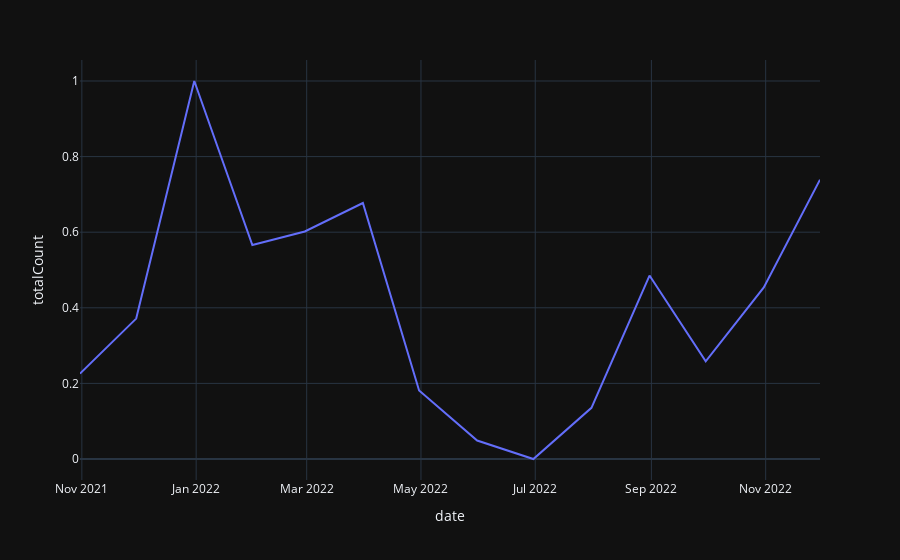

Notebook code for this chart:
### Code cell
# fetch("https://wordstat.yandex.ru/stat/history", {
#     "referrer": "https://wordstat.yandex.ru/",
#     "referrerPolicy": "strict-origin-when-cross-origin",
#     "body": "db=&filter=all&map=world&page=1&page_type=history&period=monthly&regions=&sort=cnt&type=list&words=%D0%B4%D1%83%D1%85%D0%B8+%D0%B8+%D1%82%D1%83%D0%B0%D0%BB%D0%B5%D1%82%D0%BD%D0%B0%D1%8F+%D0%B2%D0%BE%D0%B4%D0%B0",
#     "method": "POST",
#     "mode": "cors",
#     "credentials": "include"
# });

wordstats_cosmetics = pd.read_json('./wordstat-cosmetics.json')

wordstats_cosmetics = wordstats_cosmetics.drop_duplicates(subset='date')

wordstats_cosmetics = wordstats_cosmetics.sort_values('date')\
    .loc[wordstats_cosmetics['totalCount'] != 0]\
    .loc[wordstats_cosmetics['date'] >= '2021-10-01']\
    .loc[wordstats_cosmetics['date'] <= '2022-11-30']

wordstats_cosmetics['totalCount'] = (wordstats_cosmetics['totalCount']-wordstats_cosmetics['totalCount'].min())/(wordstats_cosmetics['totalCount'].max()-wordstats_cosmetics['totalCount'].min())

wordstats_cosmetics = wordstats_cosmetics.set_index('date')

px.line(wordstats_cosmetics, y='totalCount')

### Figure 1 — Plotly figure (JSON) as saved in the notebook; plotly's stock layout.template omitted (floating-point values rounded to 4 significant figures)
{"data": [{"hovertemplate": "date=%{x}<br>totalCount=%{y}<extra></extra>", "legendgroup": "", "line": {"color": "#636efa", "dash": "solid"}, "marker": {"symbol": "circle"}, "mode": "lines", "name": "", "orientation": "v", "showlegend": false, "x": ["2021-10-31T00:00:00", "2021-11-30T00:00:00", "2021-12-31T00:00:00", "2022-01-31T00:00:00", "2022-02-28T00:00:00", "2022-03-31T00:00:00", "2022-04-30T00:00:00", "2022-05-31T00:00:00", "2022-06-30T00:00:00", "2022-07-31T00:00:00", "2022-08-31T00:00:00", "2022-09-30T00:00:00", "2022-10-31T00:00:00", "2022-11-30T00:00:00"], "xaxis": "x", "y": [0.2258, 0.3714, 1.0, 0.5659, 0.6018, 0.6772, 0.1812, 0.04892, 0.0, 0.1355, 0.4853, 0.2582, 0.4538, 0.739], "yaxis": "y", "type": "scatter"}], "layout": {"xaxis": {"anchor": "y", "domain": [0.0, 1.0], "title": {"text": "date"}}, "yaxis": {"anchor": "x", "domain": [0.0, 1.0], "title": {"text": "totalCount"}}, "legend": {"tracegroupgap": 0}, "margin": {"t": 60}}}
